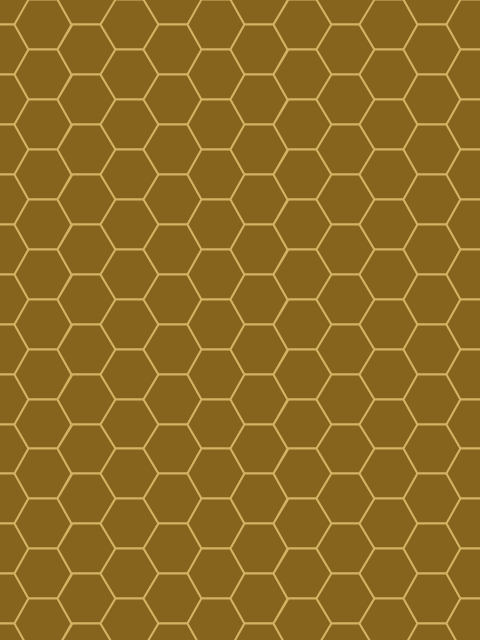
Frame 1 (no input)
Frame 2 (the mouse pressed at the canvas centre, redrawn once): identical to frame 1, image omitted

The Processing sketch that drew this single still picture (run headless with seeded random() and noise(); the mouse was pressed at the canvas centre and the sketch redrawn once):

// Processing sketch: ex_machina
// ── ex_machina.pde
// Manuale di Programmazione Cinematografica
// Daniele Olmisani, 2021

// Ex Machina (2014)


final color PAPER = color(135, 100, 30);
final color INK = color(210, 180, 100);

final int SIDES = 6;
final float RADIUS = 0.06;
final float ANGLE = TWO_PI / SIDES;

final int COUNT = (int)(1.5 / RADIUS);


void setup() {
  size(480, 640);
  noLoop();
}


void draw() {
  final float S =  min(width, height);
  final float U = 0.002;
  
  //translate(0.5*width, 0.5*height);
  scale(S);
  
  background(PAPER);
  
  fill(PAPER);
  stroke(INK);
  strokeWeight(2*U);
  
  float dx = 1.5*RADIUS;
  float dy = sqrt(3)*RADIUS;
  float of = 0.5*sqrt(3)*RADIUS;
  
  for (int i=0; i<COUNT; i++) {
    for (int j=0; j<COUNT; j++) {
      drawHex(i*dx, j*dy+(i%2*of), RADIUS);
    }
  }
  
  save("ex-machina.png");
}


void drawHex(float cx, float cy, float r) {
  
  beginShape();
  for (int i=0; i<SIDES; i++) {
    vertex(cx+r*cos(i*ANGLE), cy+r*sin(i*ANGLE));
  }
  endShape(CLOSE);
  
}
